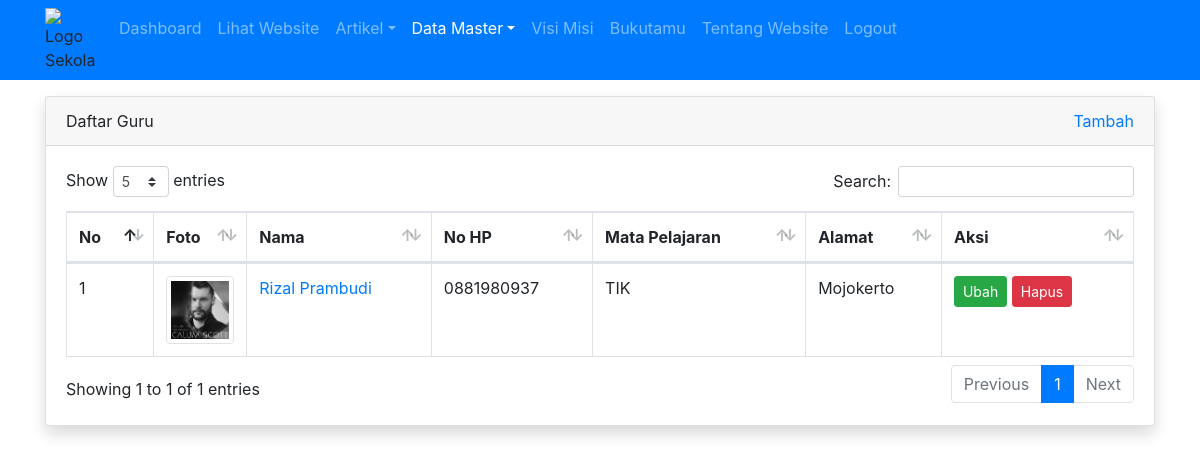
Screenshot of /admin/guru/index.php (signed in) with the database file from the repository.
### tables this page shows
CREATE TABLE `tbl_guru` (
  `id` int(11) NOT NULL,
  `nama` varchar(100) DEFAULT NULL,
  `nip` int(10) DEFAULT NULL,
  `jenis_kelamin` enum('L','P') DEFAULT NULL,
  `no_hp` varchar(12) DEFAULT NULL,
  `tempat_lahir` varchar(50) DEFAULT NULL,
  `tanggal_lahir` date DEFAULT NULL,
  `mata_pelajaran` varchar(50) DEFAULT NULL,
  `alamat` varchar(100) DEFAULT NULL,
  `foto` varchar(100) DEFAULT NULL
);

### admin/guru/index.php (the view, shortened to what this page needs)
<?php
require_once '../../koneksi.php';
$query = mysqli_query($koneksi, "SELECT id, nama, alamat, foto, no_hp, mata_pelajaran FROM tbl_guru");
$no = 1;
?>
<!DOCTYPE html>
<html>
<head>
	<link rel="stylesheet" href="../../resources/datatables/datatables.min.css">
	<link rel="stylesheet" href="../../resources/css/bootstrap.min.css">
</head>
<body>
	<?php require_once '../navbar.php'; ?>
	<div class="container mt-3">
		<div class="row">
			<div class="col">
				<div class="card shadow">
					<div class="card-header">
						<div class="clearfix">
							<div class="float-left">
								Daftar Guru
							</div>
							<div class="float-right">
								<a href="tambah.php">Tambah</a>
							</div>
						</div>
					</div>
					<div class="card-body">
						<table id="table_id" class="dataTable table table-bordered">
						    <thead>
						        <tr>
						            <th>No</th>
						            <th width="50px">Foto</th>
						            <th>Nama</th>
						            <th>No HP</th>
						            <th>Mata Pelajaran</th>
						            <th>Alamat</th>
						            <th>Aksi</th>
						        </tr>
						    </thead>
						    <tbody>
						        <?php while($row = mysqli_fetch_assoc($query)) : ?>
									<tr>
										<td><?= $no++ ?></td>
										<td><img src="../../images/guru/<?= $row['foto'] ?>" alt="" width="100%" class="img-thumbnail"></td>
										<td><a href="detail.php?id=<?= $row['id'] ?>"><?= $row['nama'] ?></a></td>
										<td><?= $row['no_hp'] ?></td>
										<td><?= $row['mata_pelajaran'] ?></td>
										<td><?= $row['alamat'] ?></td>
										<td>
											<a href="ubah.php?id=<?= $row['id'] ?>" class="btn btn-success btn-sm">Ubah</a>
											<a href="hapus.php?id=<?= $row['id'] ?>" class="btn btn-danger btn-sm" onclick="return confirm('apakah anda yakin?')">Hapus</a>
										</td>
									</tr>
								<?php endwhile; ?>
						    </tbody>
						</table>
					</div>
				</div>
			</div>
		</div>
	</div>
</body>
</html>

### rows the page displays
tbl_guru: foto (picture), nama "Rizal Prambudi", no_hp "0881980937", mata_pelajaran "TIK", alamat "Mojokerto"
